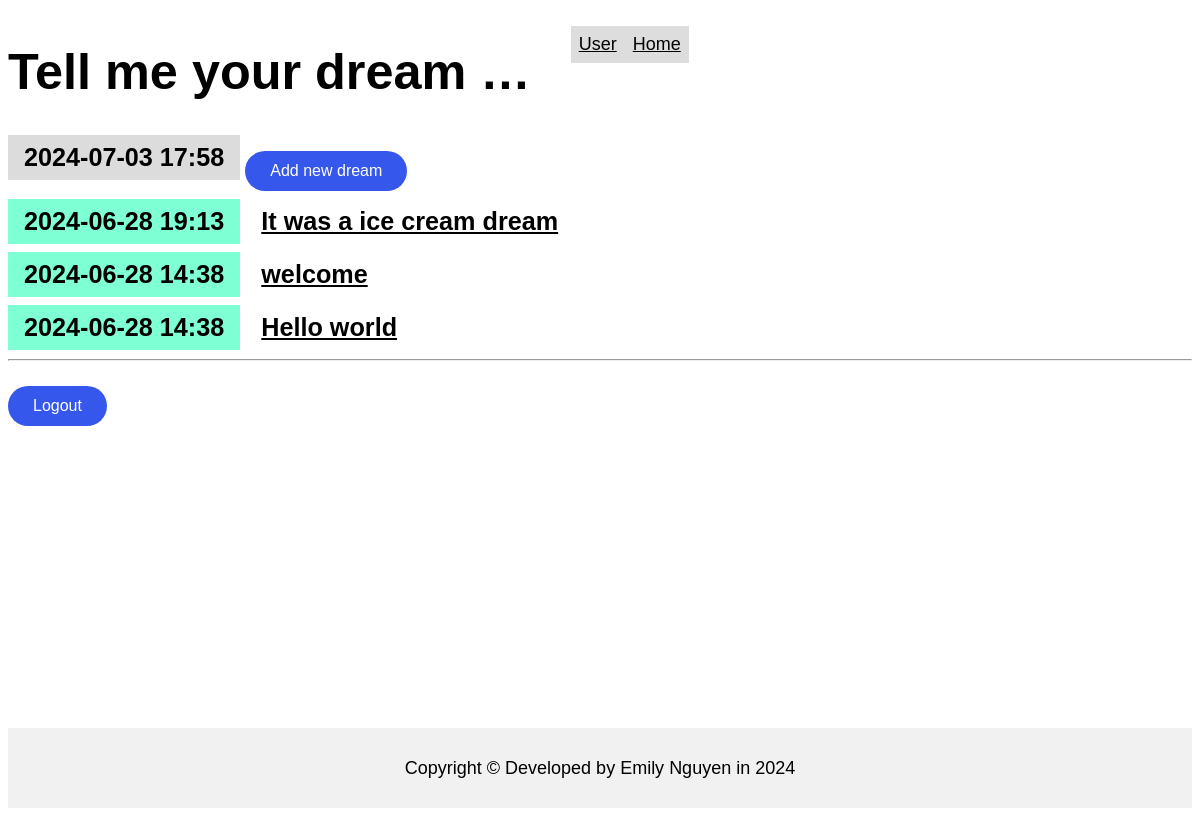
Before: / (signed in) with the older database file.
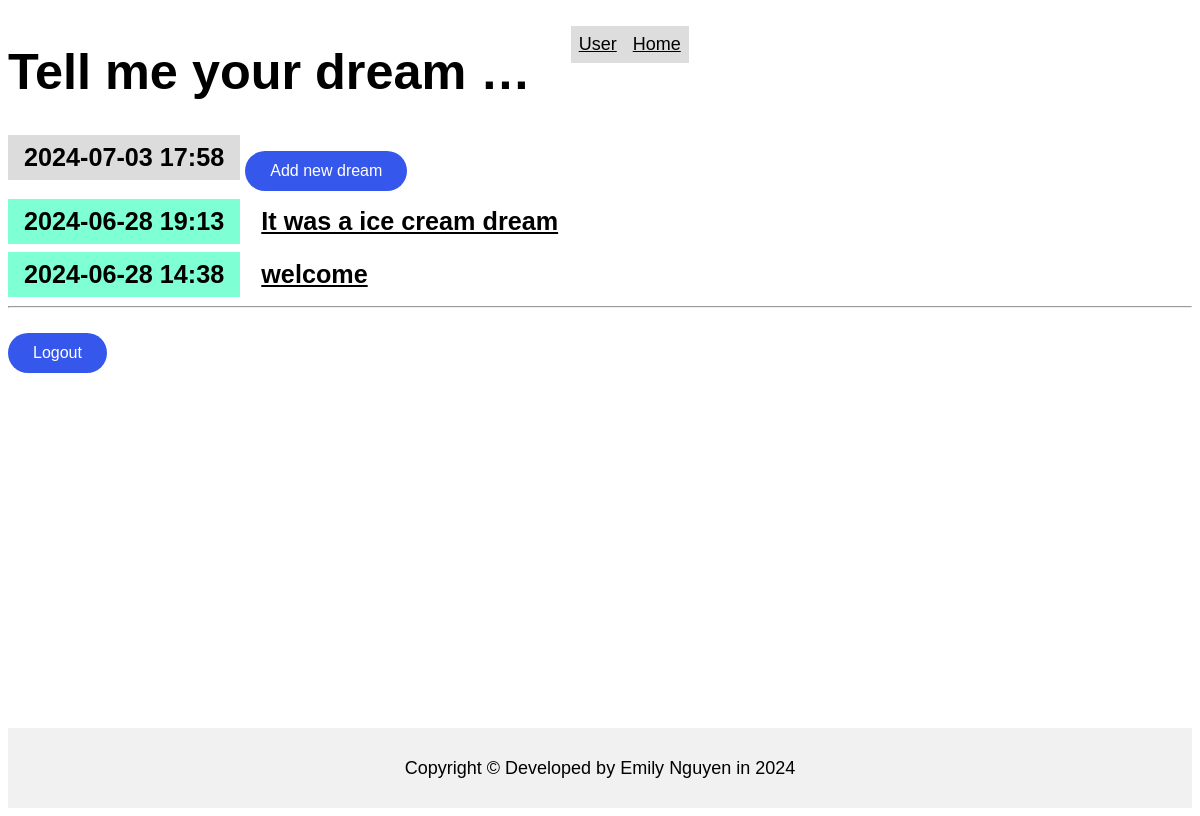
After: the same page with the newer database file.
### entries/models.py (models this page shows, shortened)
class Entry(models.Model):
    title = models.CharField(max_length=255)
    content = models.TextField(blank=True, null=True)
    created_at = models.DateTimeField(default=timezone.now)
    modified_at = models.DateTimeField(auto_now=True)
    class Meta:
        verbose_name_plural = "Entries"
        ordering = ('-created_at',)

### entries/views.py (the view)
# urls.py: path("",views.EntryListView.as_view(),name="entry-list"),
class EntryListView(LockedView, ListView):
    model = Entry
    queryset = Entry.objects.all().order_by('-created_at')

### entries/templates/entries/entry_list.html
{% extends "entries/layout.html" %}
{% block content %}
<article>
    <h2 class="mark">{% now "Y-m-d H:i" %}</em></h2>
    <a href="{% url 'entry-create' %}"><button class="btn">Add new dream</button></a>
</article>
{% for entry in entry_list %}
    <article>
        <h2 class="{{ entry.created_at|date:'l' }}">
            {{ entry.created_at|date:'Y-m-d H:i' }}
        </h2>
        <h3>
            <a href="{% url 'entry-detail' entry.id %}">
                {{ entry.title }}
            </a>
        </h3>
    </article>
{% endfor %}
{% endblock %}

Changed rows visible on the page:
removed Entry: created_at "2024-06-28 14:38", title "Hello world"
